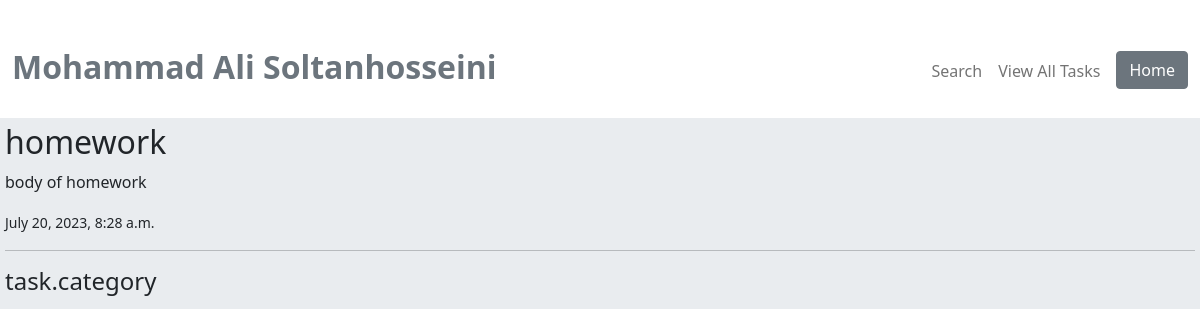
Page /tasks/2 on the committed database.
### tasks/models.py (models this page shows, shortened)
class Task(models.Model):
    title = models.CharField(max_length=200)
    body = models.TextField()
    due_date = models.DateTimeField(default=end_of_date)
    status = models.IntegerField()
    category = models.ForeignKey(Category, on_delete = models.CASCADE)
    tags = models.ManyToManyField(Tag, blank=True, null=True)

### tasks/views.py (the view)
# urls.py: path('tasks/<int:task_id>', views.view_individual_task, name='view_individual_task'),
def view_individual_task(request, task_id):
    task = Task.objects.get(id=task_id)
    return render(request, 'view_individual_task.html', {'task': task})

### templates/view_individual_task.html
{% extends 'base.html' %}
{% block content %}
    <h2>{{ task.title }}</h2>
    <p>{{ task.body }}</p>
    <small>{{ task.due_date }}</small><hr/>
    <h4>task.category</h4>
{% endblock %}

### rows in the picture
Task: title "homework", body "body of homework", due_date "July 20, 2023, 8:28 a.m."
